Frame 1 (no input): blank canvas, image omitted
Frame 60 (the mouse pressed at the canvas centre just before this capture): blank canvas, image omitted
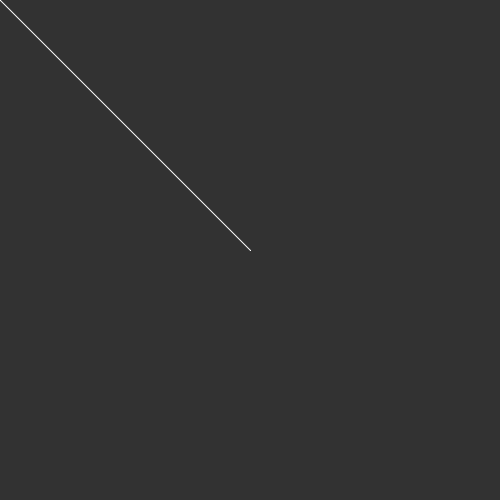
Frame 120 (the mouse held since frame 60 and released just before this capture)

The Processing sketch whose frames 1 and 60 were blank and that drew this single picture after the mouse press (run headless with seeded random() and noise(); from frame 60 on, the mouse is pressed at the canvas centre):

// Processing sketch: MouseInteraction
// ── MouseInteraction.pde
//background bazen setup bazen draw içine alınmalıdır.
//Bu programda setup içinde yer alarak bir kere ekrana background çizilir.
//draw içinde line çizildiği için çizginin öncesi silinmeyerek ekrana çizilen
//çizgi görülmektedir.
//mouseX,mouseY,width,height built-in değişkenlerdir.
void setup()
{
    size(500,500);
    background(50);
}

void draw()
{
    fill(150);
    stroke(255);
    line(pmouseX,pmouseY,mouseX,mouseY);
}
